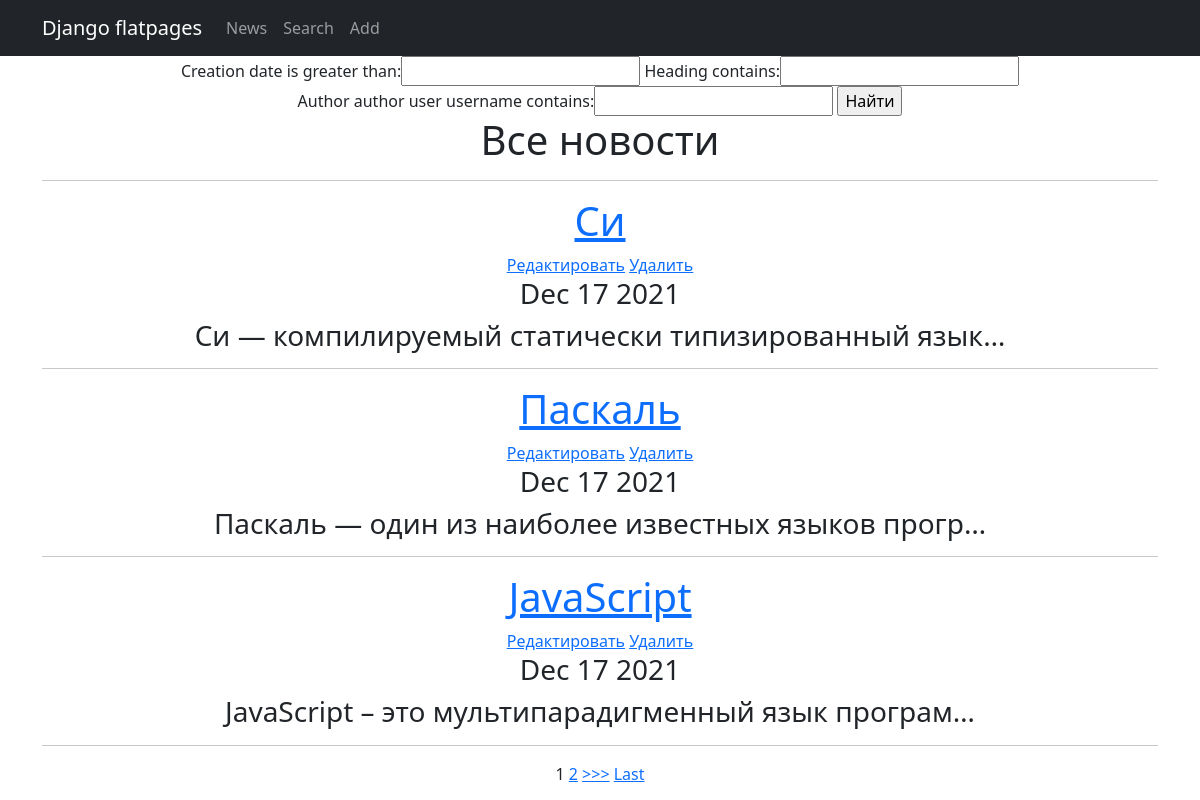
The app's page /news/search/ with its own data.
### news/models.py (models this page shows, shortened)
class Post(models.Model):
    NEWS = 'NW'
    ARTICLE = 'AR'
    POST_TYPE = [(NEWS, 'Новость'),
                 (ARTICLE, 'Статья')]
    author = models.ForeignKey(Author, on_delete=models.CASCADE)
    post_type = models.CharField(max_length=2, choices=POST_TYPE, default=ARTICLE)
    creation_date = models.DateTimeField(auto_now_add=True)
    post_category = models.ManyToManyField(Category, through='PostCategory')
    heading = models.CharField(max_length=128)
    text = models.TextField()
    rating = models.IntegerField(default=0)

### news/views.py (the view)
# urls.py: path('search/', Search.as_view()),
class Search(ListView):
    model = Post
    template_name = 'search.html'
    context_object_name = 'search'
    ordering = ['-creation_date']
    paginate_by = 3
    def get_filter(self):
        return NewsFilter(self.request.GET, queryset=super().get_queryset())
    def get_queryset(self):
        return self.get_filter().qs
    def get_context_data(self, *args, **kwargs):
        return {
            **super().get_context_data(*args, **kwargs),
            'filter': self.get_filter(),
        }

### news/templatetags/custom_filters.py (called while the page is built)
@register.filter(name='censor')
def censor(text):
    bad_words = ['badword1', 'badword2']
    new_text = text.split(' ')
    for i, word in enumerate(new_text):
        for bad_word in bad_words:
            if word == bad_word:
                new_text[i] = '*'*len(word)
    censored = ' '.join(new_text)
    return censored

### news/templates/search.html (shortened to what this page needs)
{% extends 'flatpages/default.html' %}
{% load custom_filters %}
{% block content %}
<form method="GET">
    {{ filter.form }}
    <input type="submit" value="Найти">
</form>
    <h1>Все новости</h1>
    <hr>
    {% if search %}
        {% for post in search %}
            <h1><a href="{% url 'post' post.id %}">{{ post.heading|censor }}</a></h1>
            <a href="{% url 'post_edit' post.id %}"><u>Редактировать</u></a>
            <a href="{% url 'post_delete' post.id %}"><u> Удалить </u></a>
            <h3>{{ post.creation_date|date:'M d Y' }}</h3>
            <h3>{{ post.text|truncatechars:50|censor }}</h3>
            <hr>
        {% endfor %}
    {% else %}
        <h2>Новостей нет</h2>
    {% endif %}
{% if is_paginated %}
    {% for num in page_obj.paginator.page_range %}
        {% if page_obj.number == num %}
            <a>{{ num }}</a>
        {% elif num > page_obj.number|add:'-2' and num < page_obj.number|add:'2' %}
            <a href="?page={{ num }}">{{ num }}</a>
        {% endif %}
    {% endfor %}
    {% if page_obj.has_next %}
        <a href="?page={{ page_obj.next_page_number }}">>>></a>
        <a href="?page={{ page_obj.paginator.num_pages }}">Last</a>
    {% endif %}
{% endif %}
{% endblock content %}

### records on screen
Post: heading|censor "Си", creation_date "Dec 17 2021", text|censor "Си — компилируемый статически типизированный язык…"
Post: heading|censor "Паскaль", creation_date "Dec 17 2021", text|censor "Паскaль — один из наиболее известных языков прогр…"
Post: heading|censor "JavaScript", creation_date "Dec 17 2021", text|censor "JavaScript – это мультипарадигменный язык програм…"

### other values on screen
{{ num }} "1"
{{ num }} "2"
